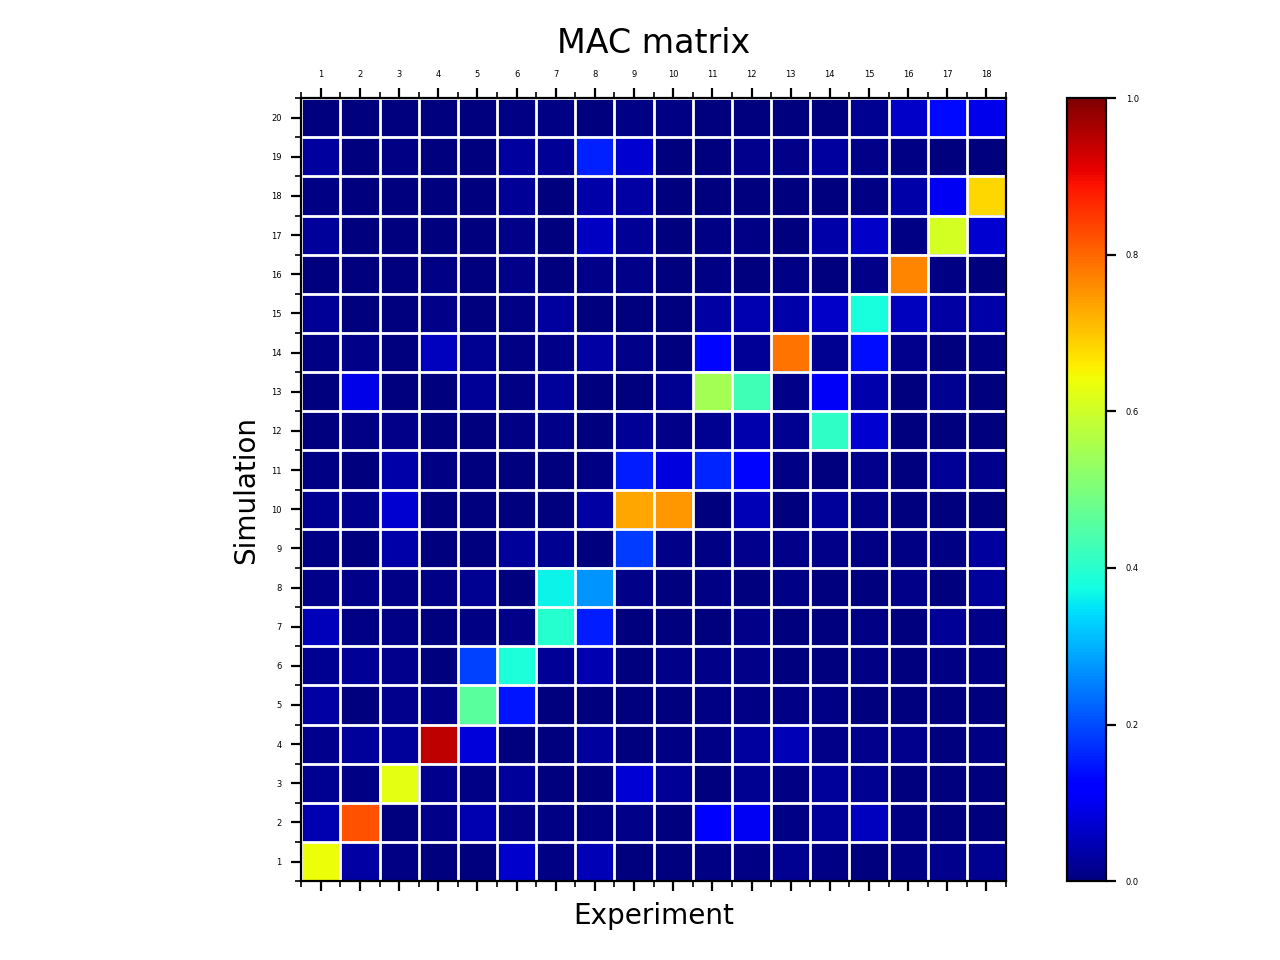

Here is the Python script that generated this plot:
#!/usr/bin/env pyINTES
import matplotlib as mpl
mpl.use("Agg")
import os, sys, re
import gzip
from scipy.sparse import coo_matrix
from scipy.io import mmwrite, savemat
import matplotlib.pylab as plt
import matplotlib.cm as cm
import numpy as np
from scipy.linalg import eig
from numpy.linalg import cond
import matplotlib.colors as colors
import matplotlib.cm as cmx
coolwarm = cm =  plt.get_cmap('coolwarm')
purd = cm =  plt.get_cmap('PuRd')
cNorm  = colors.Normalize(vmin=0, vmax=100.)
scalarMap = cmx.ScalarMappable(norm=cNorm, cmap=coolwarm)
scalarMap = cmx.ScalarMappable(norm=cNorm, cmap=purd)
import xlsxwriter

import matplotlib as mpl
label_size = 3
mpl.rcParams['xtick.labelsize'] = label_size
mpl.rcParams['ytick.labelsize'] = label_size

import warnings
warnings.simplefilter("ignore")
inp = sys.argv[1]
res = sys.argv[2]
#
if inp.endswith('gz'):
    ifile = gzip.open(inp,'r')
else:
    ifile = open(inp,'r')
print
print ('Processing %s' %inp)
print


def parser(res):
    freq_ema = []
    freq_sim = []
    rfile = open(res,'r')
    while 1:
        line = rfile.readline()
        if not line: break
        if re.search('M1R.DISP',line):
            for i in range(3):
                line = rfile.readline()
            while 1:
                line = rfile.readline()
                if not line: break
                liste = line.split()
                if len(liste) != 3: break
                freq_ema.append(liste[1])
        if re.search('RVALTAB.DISP',line):
            for i in range(3):
                line = rfile.readline()
            while 1:
                line = rfile.readline()
                if not line: break
                liste = line.split()
                if len(liste) != 4: break
                freq_sim.append(liste[1])

    rfile.close()
    return freq_ema, freq_sim

flag  = False
while 1:

    line = ifile.readline()
    if not line : break

    if re.search(r'\$DATAOBJECT BOOK',line):
        flag = True
        liste = line.split()
        matname = liste[4]
        col = []
        row = []
        val = []
        while 1:
            line = ifile.readline()
            if not line: break
            if re.search('$EXIT COMPONENT',line): break
            if line.startswith('%!'):
                break

            if re.search('ROWDIM',line):
                liste = line.split()
                rowdim = int(liste[3])
                coldim = int(liste[6])

            if re.search('MATTYPE',line):
                liste = line.split()
                mattype = liste[6]
                if mattype == 'PS':
                    print ('Packed symmetric')
                elif mattype =='R':
                    print ('Rectangular')
                elif mattype =='D':
                    print ('Diagonal')
                else:
                    print ('Unknown matrix format')

            if re.search('BLOCKFORM',line):
                if re.search('FORMAT = R',line):
                    typ = 'R'
                elif re.search('FORMAT = PS',line):
                    typ = 'PS'

            liste = line.split()
            if flag :
                if liste[0].isdigit():

                    row.append(int(liste[0])-1)
                    col.append(int(liste[2])-1)
                    val.append(float(liste[4].replace('D','E')))
                if len(val) > 0:
                    if line.startswith('!'): break
                    if not liste[0].isdigit(): 
                        pass
#
#       fill lower triangular
#
                    if mattype == 'PS':
                        if col[-1] != row[-1]:
                            col.append(int(liste[1])-1)
                            row.append(int(liste[0])-1)
                            val.append(float(liste[2].replace('D','E')))


        if matname =='MAC':
            MAC = coo_matrix((val,(row,col)),shape=(rowdim,coldim))
        else:
            print ('Unknown matrix name %s' %matname)

ifile.close()

try:
    mmwrite('MAC',MAC)
    savemat('MAC.mat',mdict={'MAC': MAC},format='5')
except:
    pass

freq_ema, freq_sim = parser(res)
n_ema = len(freq_ema)
n_sim = len(freq_sim)
if n_sim == 0:
    freq_sim = freq_ema # automac
    n_sim = len(freq_ema)
print ('Number of eigenfrequencies', n_ema, n_sim)
fig2 = plt.figure('Modal assurance criteria II')
ax1  = fig2.add_subplot(111)
ax1.set_title('MAC matrix')
mesh1 = ax1.matshow(MAC.todense(),aspect='equal',origin='lower',cmap=cmx.get_cmap('jet'),vmin=0.0, vmax=1.0)
ax1.set_xticks(np.arange(0,n_ema,1))
ax1.set_yticks(np.arange(0,n_sim,1))
ax1.set_xticks(np.arange(-0.5,n_ema,1),minor=True)
ax1.set_yticks(np.arange(-0.5,n_sim,1),minor=True)
ax1.set_xticklabels(np.arange(1,n_ema+1,1))
ax1.set_yticklabels(np.arange(1,n_sim+1,1))
ax1.set_ylabel('Simulation')
ax1.set_xlabel('Experiment')
ax1.grid(which='minor',color='w', linestyle='-',linewidth=1)

plt.colorbar(mesh1,ax=ax1)
plt.tight_layout()
plt.savefig('mac',dpi=200)

#freq_ema, freq_sim = parser(res) # extract eigenfrequencies from modal test and simulation

workbook =   xlsxwriter.Workbook(os.path.join(os.path.dirname(inp),'mac.xlsx'))
worksheet = workbook.add_worksheet('MAC.DISP')
workbook.set_properties({
'title':    'Modal Assurance Criterion',
'subject':  'PERMAS',
'author':   '',
'manager':  '',
'company':  '',
'category': 'Example spreadsheet',
'keywords': 'PERMAS, Experimental Modal Analysis',
'comments': 'Created with Python and XlsxWriter',
'status':   'New',
})
# Add a format. Light red fill with dark red text.
format1 = workbook.add_format({'bg_color': '#FFC7CE',
                               'font_color': '#9C0006'})
# Add a format. Green fill with dark green text.
format2 = workbook.add_format({'bg_color': '#C6EFCE',
                               'font_color': '#006100'})
# Add a format. Turquoise fill with dark blue text.
format3 = workbook.add_format({'bg_color': '#CCFFFF',
                               'font_color': '#0000FF'})
p,q = MAC.shape
worksheet.write_column(1,0,freq_sim)
worksheet.write_row(0,1,freq_ema)

for i in range(q):
    worksheet.write_column(1,i+1,MAC.todense()[:,i])
worksheet.conditional_format(1,1,p+1,q+1,{'type': 'cell',
                                          'criteria': '>=',
                                          'value':0.8,
                                          'format':format1})
worksheet.insert_image('D30','mac.png' , {'x_scale': 1.0, 'y_scale': 1.0})
worksheet.set_column('A:Q', 12)
worksheet.freeze_panes(1,1)
workbook.close()
